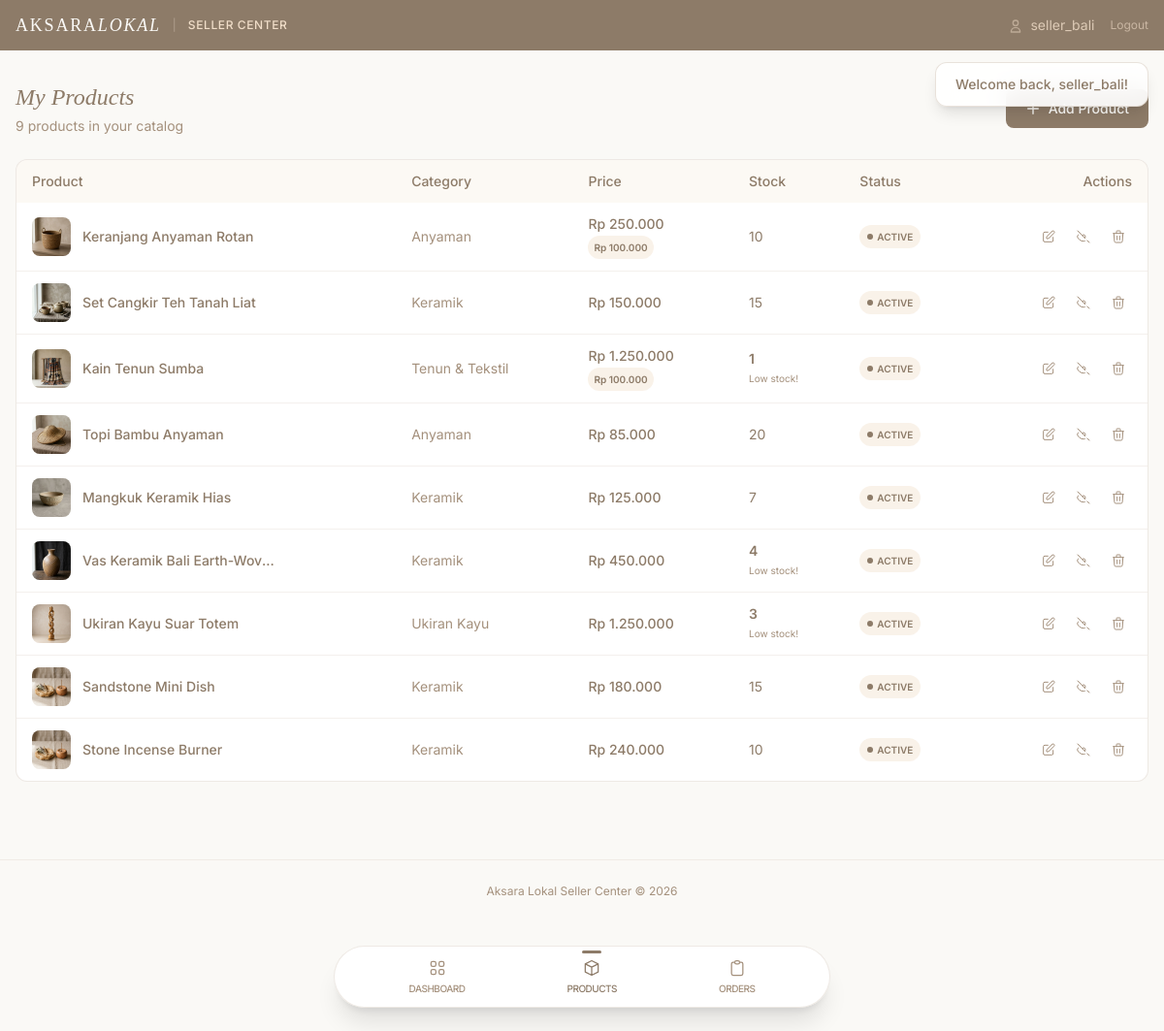
The page /public/seller_products.php (signed in) on the database its author committed.
### tables this page shows
CREATE TABLE `products` (
  `id` int(10) UNSIGNED NOT NULL,
  `seller_id` int(10) UNSIGNED NOT NULL,
  `name` varchar(200) NOT NULL,
  `description` text NOT NULL,
  `price` decimal(12,2) NOT NULL,
  `stock` int(10) UNSIGNED NOT NULL DEFAULT 0,
  `category_id` int(10) UNSIGNED NOT NULL,
  `image` varchar(255) DEFAULT 'default.jpg',
  `is_active` tinyint(1) NOT NULL DEFAULT 1,
  `flash_sale_price` decimal(12,2) DEFAULT NULL,
  `flash_sale_end` datetime DEFAULT NULL,
  `created_at` datetime NOT NULL DEFAULT current_timestamp()
);

CREATE TABLE `categories` (
  `id` int(10) UNSIGNED NOT NULL,
  `name` varchar(100) NOT NULL,
  `icon_class` varchar(100) DEFAULT 'fa-box'
);

### config/database.php (called while the page is built, shortened)
<?php
class Database
{
    private static ?Database $instance = null;
    private PDO $pdo;
    private string $host = 'localhost';
    private string $dbname = 'aksara_lokal';
    private string $username = 'root';
    private string $password = '';
    private string $charset = 'utf8mb4';
    private function __construct()
    {
        $dsn = "mysql:host={$this->host};dbname={$this->dbname};charset={$this->charset}";
        $options = [
            PDO::ATTR_ERRMODE            => PDO::ERRMODE_EXCEPTION,
            PDO::ATTR_DEFAULT_FETCH_MODE => PDO::FETCH_ASSOC,
            PDO::ATTR_EMULATE_PREPARES   => false,
        ];
        try {
            $this->pdo = new PDO($dsn, $this->username, $this->password, $options);
        } catch (PDOException $e) {
            die('Database connection failed: ' . $e->getMessage());
        }
    }
    public static function getInstance(): self
    {
        if (self::$instance === null) {
            self::$instance = new self();
        }
        return self::$instance;
    }
    public function getConnection(): PDO
    {
        return $this->pdo;
    }
}

### classes/BaseModel.php (called while the page is built, shortened)
<?php
abstract class BaseModel
{
    public function __construct()
    {
        $this->db = Database::getInstance()->getConnection();
    }
}

### classes/Product.php (called while the page is built, shortened)
<?php
require_once BASE_PATH . '/classes/BaseModel.php';
class Product extends BaseModel
{
    protected string $table = 'products';
    public function findBySeller(int $sellerId): array
    {
        $stmt = $this->db->prepare(
            "SELECT p.*, c.name as category_name
             FROM {$this->table} p
             JOIN categories c ON p.category_id = c.id
             WHERE p.seller_id = :seller_id
             ORDER BY p.created_at DESC"
        );
        $stmt->execute(['seller_id' => $sellerId]);
        return $stmt->fetchAll();
    }
}

### config/app.php (called while the page is built, shortened)
<?php
require_once BASE_PATH . '/config/database.php';
function e(string|null $string): string
{
    return htmlspecialchars($string ?? '', ENT_QUOTES, 'UTF-8');
}
function formatRupiah(float $amount): string
{
    return 'Rp ' . number_format($amount, 0, ',', '.');
}

### views/seller/products.php (the view, shortened to what this page needs)
<div class="flex items-center justify-between mb-6">
    <div>
        <h1 class="font-serif text-2xl text-taupe-dark italic">My Products</h1>
        <p class="text-sm text-taupe-mid mt-1"><?= count($sellerProducts) ?> products in your catalog</p>
    </div>
    <a href="<?= BASE_URL ?>/seller_products.php?action=add" class="px-5 py-2.5 bg-taupe-dark text-off-white rounded-lg text-sm font-medium hover:bg-[#7a6a58] transition-colors no-underline flex items-center gap-2">
        <svg class="w-4 h-4" fill="none" stroke="currentColor" viewBox="0 0 24 24"><path d="M12 4v16m8-8H4" stroke-linecap="round" stroke-linejoin="round" stroke-width="2"/></svg>
        Add Product
    </a>
</div>
<?php if (empty($sellerProducts)): ?>
<div class="bg-white rounded-xl border border-taupe-light/30 p-12 text-center">
    <svg class="w-12 h-12 mx-auto text-taupe-light mb-4" fill="none" stroke="currentColor" viewBox="0 0 24 24"><path d="M20 7l-8-4-8 4m16 0l-8 4m8-4v10l-8 4m0-10L4 7m8 4v10M4 7v10l8 4" stroke-linecap="round" stroke-linejoin="round" stroke-width="1.5"/></svg>
    <p class="text-taupe-mid mb-4">No products yet. Start building your catalog!</p>
    <a href="<?= BASE_URL ?>/seller_products.php?action=add" class="inline-block px-5 py-2.5 bg-taupe-dark text-off-white rounded-lg text-sm no-underline hover:bg-[#7a6a58] transition-colors">Add First Product</a>
</div>
<?php else: ?>
<div class="bg-white rounded-xl border border-taupe-light/30 overflow-hidden">
    <table class="w-full text-sm">
        <thead class="bg-taupe-cream/20 text-taupe-dark text-left">
            <tr>
                <th class="px-4 py-3 font-medium">Product</th>
                <th class="px-4 py-3 font-medium hidden md:table-cell">Category</th>
                <th class="px-4 py-3 font-medium">Price</th>
                <th class="px-4 py-3 font-medium">Stock</th>
                <th class="px-4 py-3 font-medium">Status</th>
                <th class="px-4 py-3 font-medium text-right">Actions</th>
            </tr>
        </thead>
        <tbody class="divide-y divide-taupe-light/20">
            <?php foreach ($sellerProducts as $prod): ?>
            <tr class="hover:bg-taupe-cream/10 transition-colors">
                <td class="px-4 py-3">
                    <div class="flex items-center gap-3">
                        <div class="w-10 h-10 rounded-lg overflow-hidden bg-taupe-cream/20 shrink-0">
                            <img src="<?= BASE_URL ?>/assets/images/<?= e($prod['image']) ?>" alt="<?= e($prod['name']) ?>"
                                 class="w-full h-full object-cover"
                                 onerror="this.src='<?= BASE_URL ?>/assets/images/default.jpg'">
                        </div>
                        <span class="font-medium text-taupe-dark truncate max-w-[200px]"><?= e($prod['name']) ?></span>
                    </div>
                </td>
                <td class="px-4 py-3 text-taupe-mid hidden md:table-cell"><?= e($prod['category_name'] ?? '—') ?></td>
                <td class="px-4 py-3 text-taupe-dark font-medium">
                    <?= formatRupiah($prod['price']) ?>
                    <?php
                    $hasActiveFlash = !empty($prod['flash_sale_price']) && !empty($prod['flash_sale_end']) && strtotime($prod['flash_sale_end']) > time();
                    $hasExpiredFlash = !empty($prod['flash_sale_price']) && !empty($prod['flash_sale_end']) && strtotime($prod['flash_sale_end']) <= time();
                    ?>
                    <?php if ($hasActiveFlash): ?>
                    <span class="block text-[10px] mt-0.5">
                        <span class="inline-flex items-center gap-0.5 px-1.5 py-0.5 rounded-full bg-taupe-cream/40 text-taupe-dark font-semibold">
                            <?= formatRupiah($prod['flash_sale_price']) ?>
                        </span>
                    </span>
                    <?php elseif ($hasExpiredFlash): ?>
                    <span class="block text-[10px] mt-0.5 text-taupe-light">Flash expired</span>
                    <?php endif; ?>
                </td>
                <td class="px-4 py-3">
                    <span class="<?= $prod['stock'] <= 5 ? 'text-taupe-dark font-semibold' : 'text-taupe-dark' ?>"><?= $prod['stock'] ?></span>
                    <?php if ($prod['stock'] <= 5): ?>
                    <span class="text-[10px] text-taupe-mid block">Low stock!</span>
                    <?php endif; ?>
                </td>
                <td class="px-4 py-3">
                    <?php if ($prod['is_active']): ?>
                    <span class="inline-flex items-center gap-1 px-2 py-0.5 rounded-full text-[10px] font-semibold uppercase bg-taupe-cream/40 text-taupe-dark">
                        <span class="w-1.5 h-1.5 rounded-full bg-taupe-dark"></span> Active
                    </span>
                    <?php else: ?>
                    <span class="inline-flex items-center gap-1 px-2 py-0.5 rounded-full text-[10px] font-semibold uppercase bg-taupe-light/20 text-taupe-mid">
                        <span class="w-1.5 h-1.5 rounded-full bg-taupe-light"></span> Inactive
                    </span>
                    <?php endif; ?>
                </td>
                <td class="px-4 py-3">
                    <div class="flex items-center justify-end gap-2">
                        <a href="<?= BASE_URL ?>/seller_products.php?action=edit&id=<?= $prod['id'] ?>" class="p-1.5 rounded-lg hover:bg-taupe-cream/30 transition-colors text-taupe-mid hover:text-taupe-dark no-underline" title="Edit">
                            <svg class="w-4 h-4" fill="none" stroke="currentColor" viewBox="0 0 24 24"><path d="M11 5H6a2 2 0 00-2 2v11a2 2 0 002 2h11a2 2 0 002-2v-5m-1.414-9.414a2 2 0 112.828 2.828L11.828 15H9v-2.828l8.586-8.586z" stroke-linecap="round" stroke-linejoin="round" stroke-width="1.5"/></svg>
                        </a>
                        <form method="POST" action="<?= BASE_URL ?>/seller_products.php" class="inline">
                            <button type="submit" class="p-1.5 rounded-lg hover:bg-taupe-cream/30 transition-colors text-taupe-mid hover:text-taupe-dark" title="<?= $prod['is_active'] ? 'Deactivate' : 'Activate' ?>">
                            </button>
                        </form>
                        <form method="POST" action="<?= BASE_URL ?>/seller_products.php" class="inline" onsubmit="return confirm('Delete this product permanently?')">
                            <button type="submit" class="p-1.5 rounded-lg hover:bg-taupe-cream/30 transition-colors text-taupe-mid hover:text-taupe-dark" title="Delete">
                                <svg class="w-4 h-4" fill="none" stroke="currentColor" viewBox="0 0 24 24"><path d="M19 7l-.867 12.142A2 2 0 0116.138 21H7.862a2 2 0 01-1.995-1.858L5 7m5 4v6m4-6v6m1-10V4a1 1 0 00-1-1h-4a1 1 0 00-1 1v3M4 7h16" stroke-linecap="round" stroke-linejoin="round" stroke-width="1.5"/></svg>
                            </button>
                        </form>
                    </div>
                </td>
            </tr>
            <?php endforeach; ?>
        </tbody>
    </table>
</div>
<?php endif; ?>

### views/seller/layout/header.php (style rules this page uses)
body { font-family: 'Inter', sans-serif; background-color: #FAF9F6; color: #4A3F35; }
h1, h2, h3 { font-family: 'Playfair Display', serif; }

### rows shown on the page
products: image (placeholder picture), name "Keranjang Anyaman Rotan", category.name "Anyaman", price "Rp 250.000", flash_sale_price "Rp 100.000", stock "10", is_active 1 (drawn)
products: image (placeholder picture), name "Set Cangkir Teh Tanah Liat", category.name "Keramik", price "Rp 150.000", stock "15", is_active 1 (drawn)
products: image (placeholder picture), name "Kain Tenun Sumba", category.name "Tenun & Tekstil", price "Rp 1.250.000", flash_sale_price "Rp 100.000", stock "1", shows "Low stock!", is_active 1 (drawn)
products: image (placeholder picture), name "Topi Bambu Anyaman", category.name "Anyaman", price "Rp 85.000", stock "20", is_active 1 (drawn)
products: image (placeholder picture), name "Mangkuk Keramik Hias", category.name "Keramik", price "Rp 125.000", stock "7", is_active 1 (drawn)
products: image (picture), name "Vas Keramik Bali Earth-Wov…", category.name "Keramik", price "Rp 450.000", stock "4", shows "Low stock!", is_active 1 (drawn)
products: image (picture), name "Ukiran Kayu Suar Totem", category.name "Ukiran Kayu", price "Rp 1.250.000", stock "3", shows "Low stock!", is_active 1 (drawn)
products: image (picture), name "Sandstone Mini Dish", category.name "Keramik", price "Rp 180.000", stock "15", is_active 1 (drawn)
products: image (picture), name "Stone Incense Burner", category.name "Keramik", price "Rp 240.000", stock "10", is_active 1 (drawn)

### other values the page prints
$user['username'] "seller_bali"
$flash['message'] "Welcome back, seller_bali!"
count($sellerProducts) "9"
